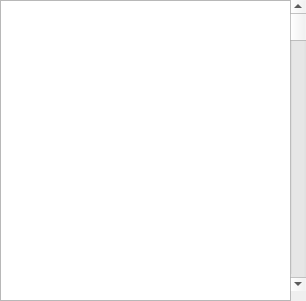
<?xml version="1.0" encoding="UTF-8"?>
<ui version="4.0">
 <class>Dialog</class>
 <widget class="QDialog" name="Dialog">
  <property name="windowTitle">
   <string>Dialog</string>
  </property>
  <widget class="QTextEdit" name="seagull_log">
   <property name="geometry">
    <rect>
     <x>0</x>
     <y>0</y>
     <width>291</width>
     <height>301</height>
    </rect>
   </property>
  </widget>
  <widget class="QScrollBar" name="scroll_bar">
   <property name="geometry">
    <rect>
     <x>290</x>
     <y>0</y>
     <width>16</width>
     <height>291</height>
    </rect>
   </property>
   <property name="toolTip">
    <string>Scroll through the seagull log.</string>
   </property>
   <property name="orientation">
    <enum>Qt::Vertical</enum>
   </property>
  </widget>
 </widget>
 <resources/>
 <connections/>
</ui>
